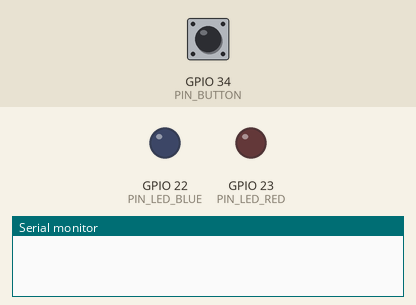
The program below on a simulated ESP32. Shown: output pins drawn as LEDs (lit = HIGH), the last lines printed to the serial monitor. Dashed ring = blinking. Inputs (shaded band) come from the test bench; at power-on: GPIO 34 (PIN_BUTTON) LOW. Nothing arrives over Bluetooth unless stated; a phone connects over Bluetooth LE 3 s after start.

Above: at 1.2 s.
1.3 s: GPIO 34 (PIN_BUTTON) pulled HIGH for 3.2 s
At 4.7 s:
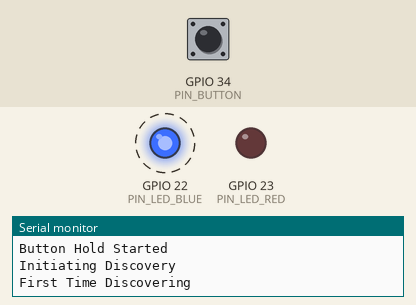
At 8.2 s:
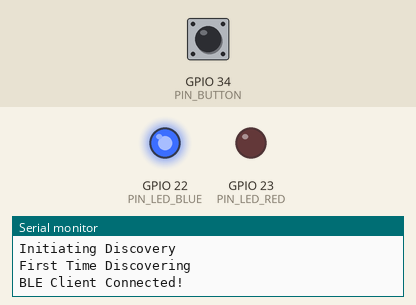
Timing chart, 0 to 9.7 s (numbered marks = the images above; inputs shaded):
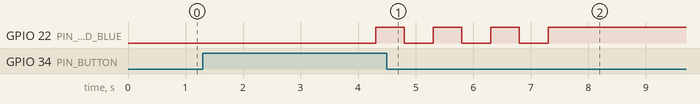

The program:

main.cpp
```cpp
#include <Arduino.h>

#define PIN_BUTTON    34 // GPIO34
#define PIN_LED_RED   23 // GPIO23
#define PIN_LED_BLUE  22 // GPIO22

// We use an Enum to define the Mode of our Device
enum DeviceMode {
  Waiting, // Not discovering, not timed out
  Discovering, // We're in Discovery mode
  Discovered,  // Discovery Succeeded
  Failed,  // Discovery Failed (Timed Out)
};

DeviceMode deviceMode = Waiting; // We are initially Waiting

enum ButtonState {
  ButtonDown, // The button is being pressed/held
  ButtonUp    // The button has been released
};

ButtonState buttonState;

inline ButtonState getButtonState() {
  return digitalRead(PIN_BUTTON) == HIGH ? ButtonDown : ButtonUp;
}

#include <BLEDevice.h>
#include <BLEUtils.h>
#include <BLEServer.h>
#include <esp_wifi.h>
#include <WiFi.h>

#define UUID_SERVICE          "d91fdc86-46f8-478f-8dec-ebdc0a1188b2"
#define UUID_CHARACTERISTIC   "56100987-749a-4014-bc22-0be2f5af59d0"

BLEServer *bleServer;
BLEService *bleService;
BLECharacteristic *bleCharacteristic;
BLEAdvertising *bleAdvertising;
bool bleClientConnected = false;
unsigned long discoveredAt;

class BLECallbacks: public BLEServerCallbacks {
   void onConnect(BLEServer* pServer) {
      Serial.println("BLE Client Connected!");
      bleClientConnected = true;
      digitalWrite(PIN_LED_BLUE, HIGH); // Keep the Blue LED On!
    };

    void onDisconnect(BLEServer* pServer) {
      Serial.println("BLE Client Disconnected!");
      bleClientConnected = false;
      deviceMode = Discovered;
      discoveredAt = 0;
    }
};

inline void startDiscovering() {
  if (bleServer == nullptr) {
    Serial.println("First Time Discovering");
    // Get the MAC Address
    WiFi.mode(WIFI_MODE_STA);
    uint8_t mac[6];
    esp_wifi_get_mac(WIFI_IF_STA, mac);

    // Prepare our BLE Server
    bleServer = BLEDevice::createServer();
    bleServer->setCallbacks(new BLECallbacks());

    // Prepare our Service
    bleService = bleServer->createService(UUID_SERVICE);

    // A Characteristic is what we shall use to provide Clients/Slaves with our MAC Address.
    bleCharacteristic = bleService->createCharacteristic(UUID_CHARACTERISTIC, BLECharacteristic::PROPERTY_READ);

    // Provide our Characteristic with the MAC Address "Payload"
    bleCharacteristic->setValue(&mac[0], 6);
    // Make the Property visible to Clients/Slaves.
    bleCharacteristic->setBroadcastProperty(true);

    // Start the BLE Service
    bleService->start();

    // Advertise it!
    bleAdvertising = BLEDevice::getAdvertising();
    bleAdvertising->addServiceUUID(UUID_SERVICE);
    bleAdvertising->setScanResponse(true);
    bleAdvertising->setMinPreferred(0x06);
    bleAdvertising->setMinPreferred(0x12);
    BLEDevice::startAdvertising();
    return;
  }
  // Start the BLE Service
  bleService->start();

  // Advertise it!
  bleAdvertising = BLEDevice::getAdvertising();
  BLEDevice::startAdvertising();
}

inline void stopDiscovering() {
  BLEDevice::stopAdvertising();
  bleService->stop();
  Serial.println("Stopped BLE");
}

unsigned long nextFlash; // This will hold the millis() value of our next Flash
#define INTERVAL_FLASH  500 // This is our Flash Interval (500ms, 0.5 seconds)

inline void flashBlueLED() {
  if (millis() < nextFlash) { return; } // It isn't time yet, so nothing to do.

  digitalWrite(PIN_LED_BLUE, !digitalRead(PIN_LED_BLUE)); // Toggle the LED State

  nextFlash = millis() + INTERVAL_FLASH; // Sets the time it should toggle again.
}

inline void setRedLED(bool ledOn) {
  digitalWrite(PIN_LED_RED, ledOn); // True = HIGH, False = LOW
}

void setup() {
  // Initialise Serial first
  Serial.begin(115200); // Set Serial Monitor to 115200 baud

  BLEDevice::init("Flowduino Auto-Discovery Demo - Master");

  // Set our Pin Modes
  pinMode(PIN_BUTTON, INPUT);     // Button Input
  pinMode(PIN_LED_RED, OUTPUT);   // Red LED Output
  pinMode(PIN_LED_BLUE, OUTPUT);  // Blue LED Output

  // Get the initial state of our Button
  buttonState = getButtonState();
}

unsigned long buttonHoldStart; // The millis() value of the initial Button push down
#define BUTTON_HOLD_TIME  3000 // The number of millis for which we must hold the button
unsigned long discoveryStart; // The millis() value at which Discovery started
#define DISCOVERY_TIMEOUT   30000 // 30 seconds in milliseconds for Timeout

// The Loop routine when our Device is in Waiting Mode
inline void loopWaiting() {
  ButtonState currentState = getButtonState();

  // Down to Up
  if (buttonState == ButtonDown && currentState == ButtonUp) {
    buttonState = currentState; // Update the global variable accordingly
    return; // Need not proceed further
  }

  // Up to Down
  if (buttonState == ButtonUp && currentState == ButtonDown) {
    // The Button was just pressed down...
    buttonHoldStart = millis();
    buttonState = currentState;
    Serial.println("Button Hold Started");
    return; // Need not proceed further
  }

  // Held Down
  if (buttonState == ButtonDown && currentState == ButtonDown && millis() > buttonHoldStart + BUTTON_HOLD_TIME) {
    // We now initiate Discovery!
    Serial.println("Initiating Discovery");
    deviceMode = Discovering;
    setRedLED(false);
    discoveryStart = millis();
    buttonHoldStart = discoveryStart;
    startDiscovering();
  }
}

// The Loop routine when our Device is in Discovery Mode
inline void loopDiscovering() {
  if (bleClientConnected) { return; }
  flashBlueLED();

  ButtonState currentState = getButtonState();

  // Down to Up
  if (buttonState == ButtonDown && currentState == ButtonUp) {
    buttonState = currentState; // Update the global variable accordingly
    return; // Need not proceed further
  }

  // Up to Down
  if (buttonState == ButtonUp && currentState == ButtonDown) {
    // The Button was just pressed down...
    buttonHoldStart = millis();
    buttonState = currentState;
    Serial.println("Button Hold Started");
    return; // Need not proceed further
  }

  // Held Down OR Timed Out
  if (
       (buttonState == ButtonDown && currentState == ButtonDown && millis() > buttonHoldStart + BUTTON_HOLD_TIME) ||
       (millis() > discoveryStart + DISCOVERY_TIMEOUT)
     ){
    // We now initiate Discovery!
    Serial.println("Cancelling Discovery");
    deviceMode = Waiting;
    setRedLED(true);
    digitalWrite(PIN_LED_BLUE, LOW); // Ensure Blue LED is OFF
    buttonHoldStart = millis();
    stopDiscovering();
  }
}

// The Loop routine when our Device is in Discovered Mode
inline void loopDiscovered() {
  if (discoveredAt == 0) {
    stopDiscovering();
    discoveredAt = millis();
    return;
  }

  if (millis() > discoveredAt + BUTTON_HOLD_TIME) {
    digitalWrite(PIN_LED_BLUE, LOW);
    deviceMode = Waiting;
    Serial.println("Going back to Waiting mode");
  }
}

void loop() {
  switch (deviceMode) {
    case (Waiting):
      loopWaiting();
      break;
    case (Discovering):
      loopDiscovering();
      break;
    case (Discovered):
      loopDiscovered();
      break;
  }
}
```

Measured:
- after the input at 1.3 s, GPIO 22 (PIN_LED_BLUE): alternates HIGH for 0.50 s and LOW for 0.50 s, 7 changes in all, then stays HIGH, starting after 3.0 s
